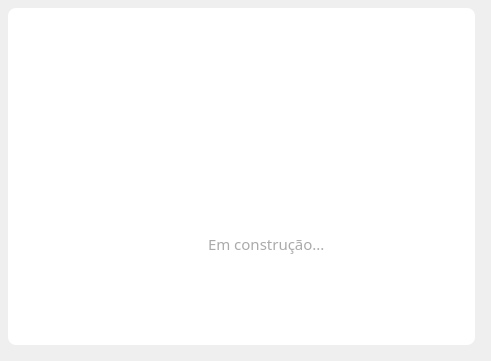
      <widget class="QWidget" name="gridLayoutWidget_5">
       <property name="geometry">
        <rect>
         <x>639</x>
         <y>299</y>
         <width>491</width>
         <height>361</height>
        </rect>
       </property>
       <layout class="QGridLayout" name="frame_areas">
        <property name="leftMargin">
         <number>8</number>
        </property>
        <property name="topMargin">
         <number>8</number>
        </property>
        <property name="rightMargin">
         <number>16</number>
        </property>
        <property name="bottomMargin">
         <number>16</number>
        </property>
        <item row="0" column="0">
         <widget class="QWidget" name="barchart_container" native="true">
          <property name="styleSheet">
           <string notr="true">background-color:white;border-radius:8px;</string>
          </property>
          <widget class="QLabel" name="icon_construction_02">
           <property name="geometry">
            <rect>
             <x>210</x>
             <y>140</y>
             <width>81</width>
             <height>81</height>
            </rect>
           </property>
           <property name="styleSheet">
            <string notr="true">border-image:url(:/Img/dump-truck.png)</string>
           </property>
           <property name="text">
            <string/>
           </property>
          </widget>
          <widget class="QLabel" name="lbl_construction_02">
           <property name="geometry">
            <rect>
             <x>200</x>
             <y>220</y>
             <width>131</width>
             <height>31</height>
            </rect>
           </property>
           <property name="font">
            <font>
             <family>Inter UI</family>
             <pointsize>11</pointsize>
            </font>
           </property>
           <property name="styleSheet">
            <string notr="true">color:rgb(170,170,170);border:none;background:transparent;</string>
           </property>
           <property name="text">
            <string>Em construção...</string>
           </property>
           <property name="textFormat">
            <enum>Qt::PlainText</enum>
           </property>
          </widget>
         </widget>
        </item>
       </layout>
      </widget>
